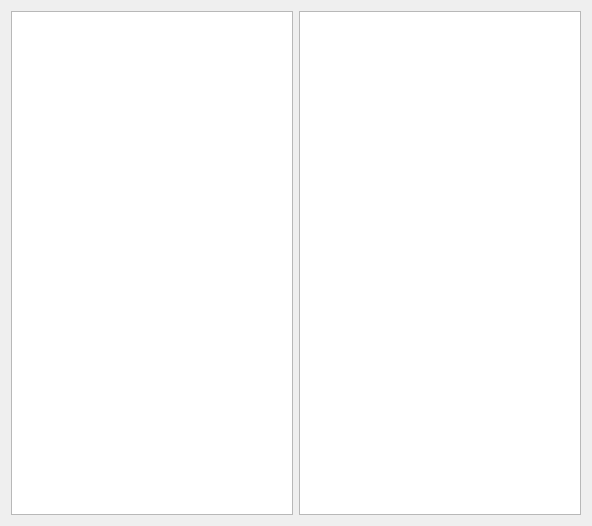
<?xml version="1.0" encoding="UTF-8"?>
<ui version="4.0">
 <class>Dialog</class>
 <widget class="QDialog" name="Dialog">
  <property name="geometry">
   <rect>
    <x>0</x>
    <y>0</y>
    <width>592</width>
    <height>526</height>
   </rect>
  </property>
  <property name="windowTitle">
   <string>Dialog</string>
  </property>
  <layout class="QHBoxLayout" name="horizontalLayout">
   <item>
    <widget class="QTextBrowser" name="textBrowser"/>
   </item>
   <item>
    <widget class="QTextBrowser" name="textBrowser_2"/>
   </item>
  </layout>
 </widget>
 <resources/>
 <connections/>
</ui>
